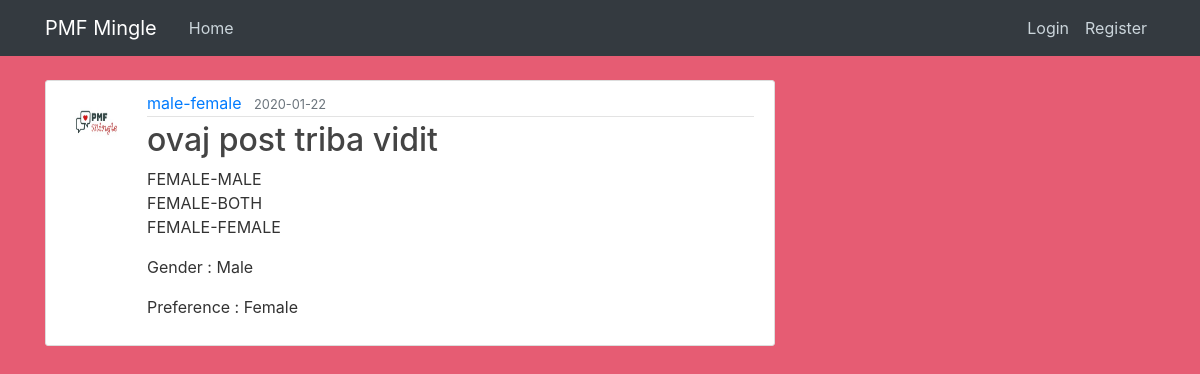
Page /post/8 on the earlier database version.
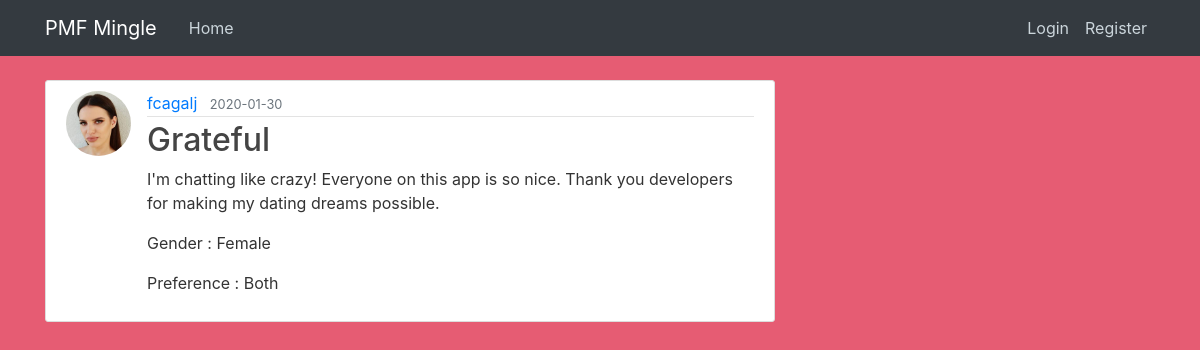
Same page on the later database version.
### datingapp/models.py (models this page shows, shortened)
class User(db.Model, UserMixin):
    id = db.Column(db.Integer, primary_key=True)
    username = db.Column(db.String(20), unique=True, nullable=False)
    email = db.Column(db.String(120), unique=True, nullable=False)
    image_file = db.Column(db.String(20), nullable=False,
                           default='default.jpg')
    password = db.Column(db.String(60), nullable=False)
    gender = db.Column(db.String(20), nullable=False)
    preference = db.Column(db.String(20), nullable=False)
    posts = db.relationship('Post', backref='author', lazy=True)
    liked = db.relationship(
        'PostLike',
        foreign_keys='PostLike.user_id',
        backref='user', lazy='dynamic')

class Post(db.Model):
    id = db.Column(db.Integer, primary_key=True)
    title = db.Column(db.String(100), nullable=False)
    date_posted = db.Column(db.DateTime, nullable=False,
                            default=datetime.utcnow)
    content = db.Column(db.Text, nullable=False)
    user_id = db.Column(db.Integer, db.ForeignKey('user.id'), nullable=False)
    likes = db.relationship('PostLike', backref='post', lazy='dynamic')

### datingapp/routes.py (the view)
@app.route("/post/<int:post_id>")
def post(post_id):
    post = Post.query.get_or_404(post_id)
    return render_template('post.html', title=post.title, post=post)

### datingapp/templates/post.html (shortened to what this page needs)
{% extends "layout.html" %}
{% block content %}
  <article class="media content-section">
    <img class="rounded-circle article-img" src="{{ url_for('static', filename='profile_pics/' + post.author.image_file) }}">
    <div class="media-body">
      <div class="article-metadata">
        <a class="mr-2" href="#">{{ post.author.username }}</a>
        <small class="text-muted">{{ post.date_posted.strftime('%Y-%m-%d') }}</small>
      </div>
      <h2 class="article-title">{{ post.title }}</h2>
      <p class="article-content">{{ post.content }}</p>
      <p>Gender : {{ post.author.gender }}</p>
      <p>Preference : {{ post.author.preference }}</p>
    </div>
  </article>
{% endblock content %}

Differences in the rows shown:
removed User: image_file (placeholder picture), author.username "male-female", author.gender "Male", author.preference "Female"
added User: image_file (picture), author.username "fcagalj", author.gender "Female", author.preference "Both"
changed Post: date_posted "2020-01-22" → "2020-01-30"; title "ovaj post triba vidit" → "Grateful"; content "FEMALE-MALE FEMALE-BOTH FEMALE-FEMALE" → "I'm chatting like crazy! Everyone on this app is so nice. Thank you developers for making my dating dreams possible."
